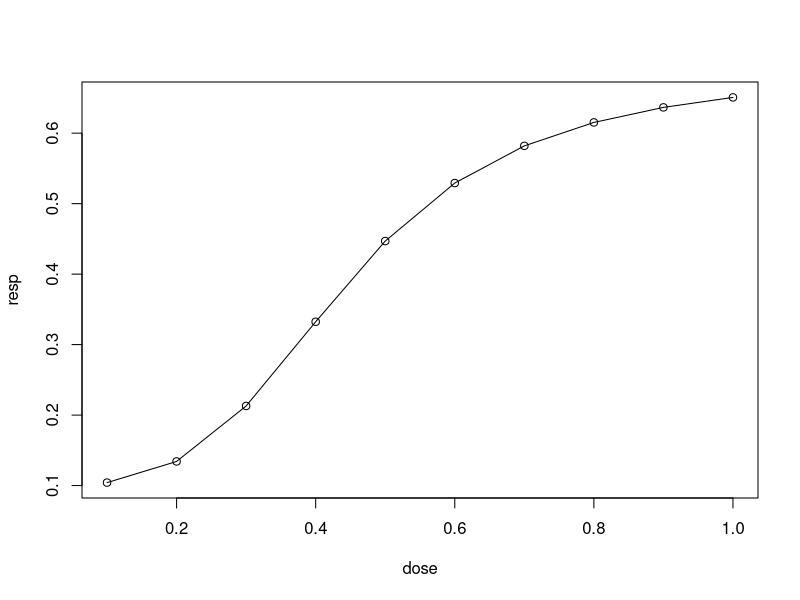
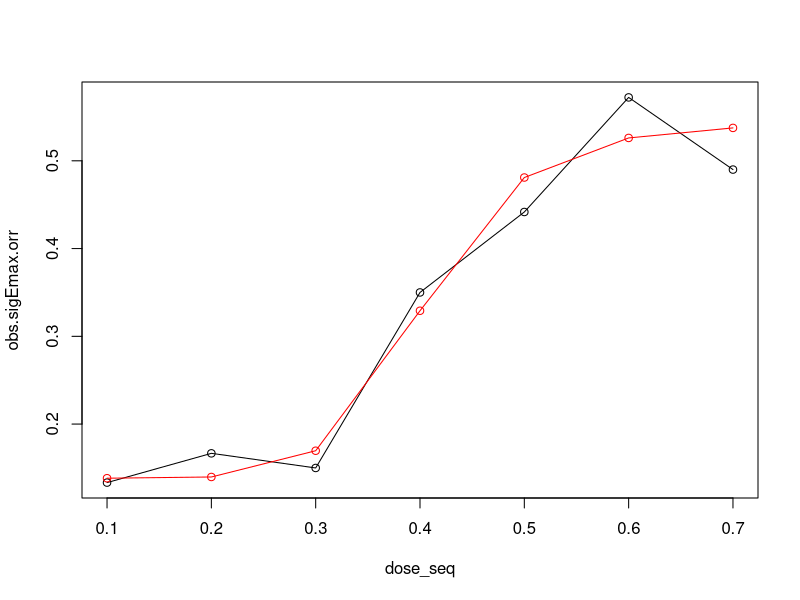
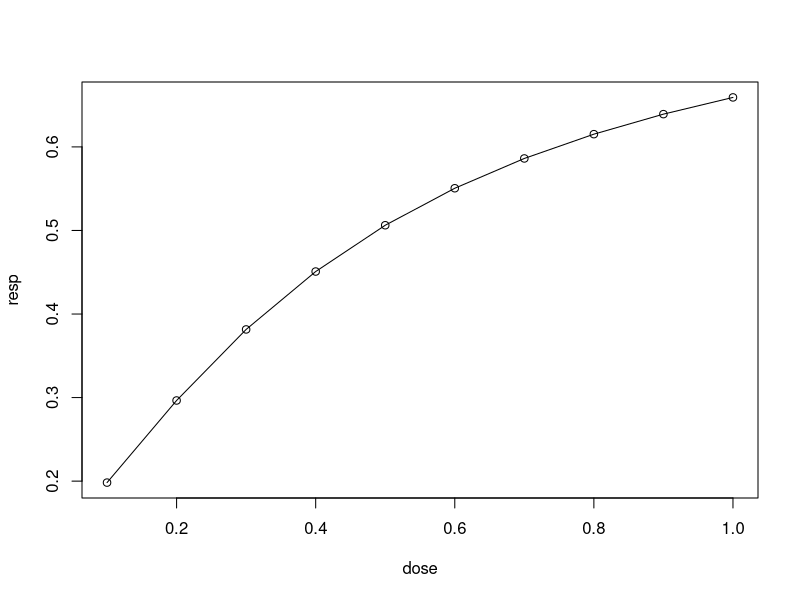
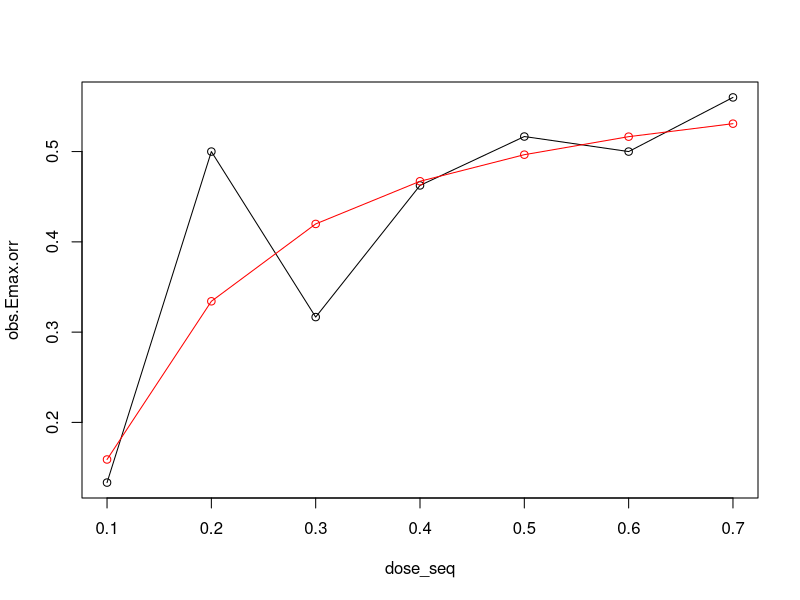
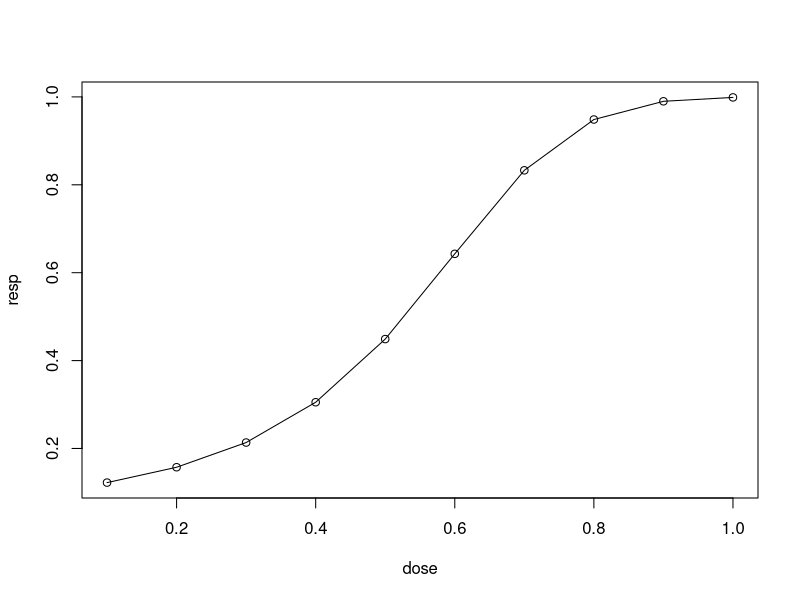
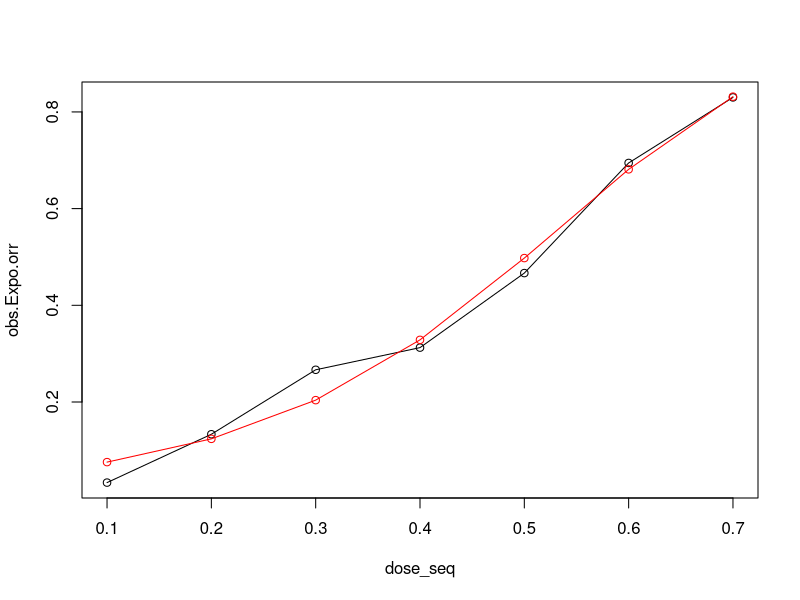
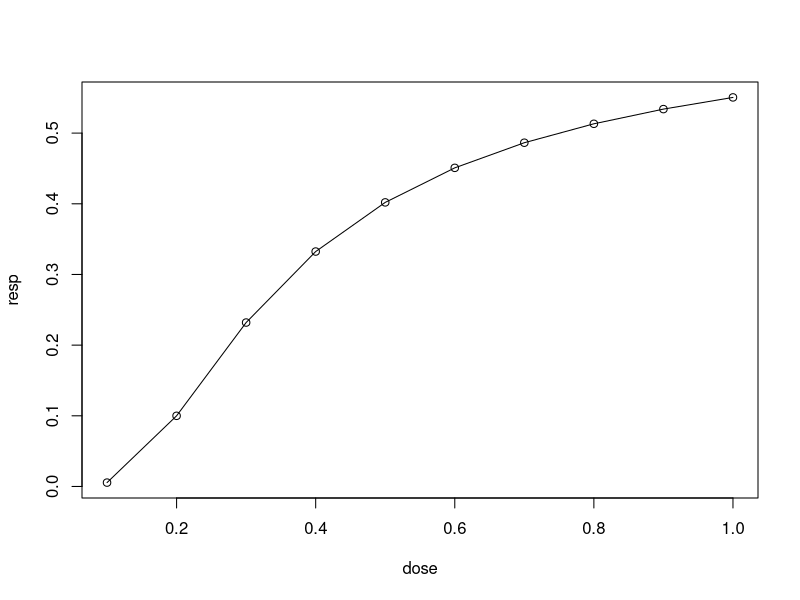
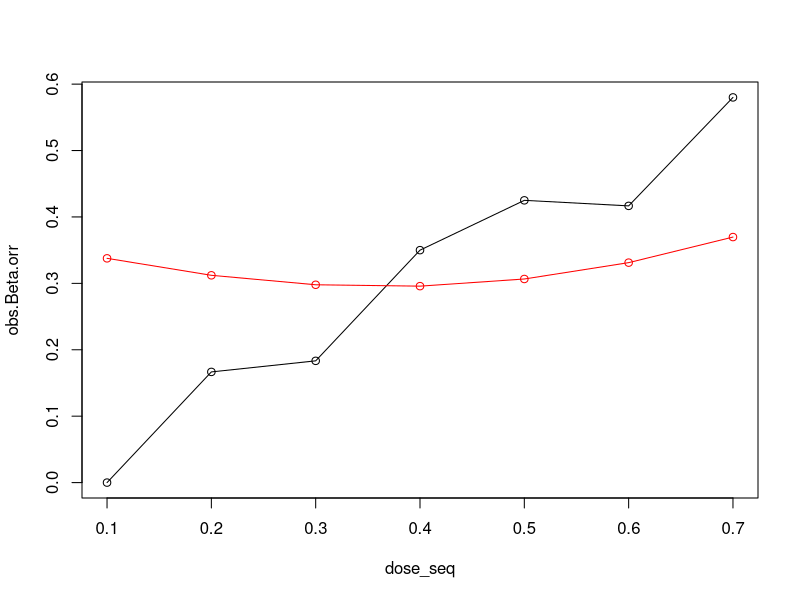

Write R code to recreate these figures, in order.
# rm(list=ls())

set.seed(123456)

####---- basic functions ----

logit <- function(p) {log(p / (1 - p))}

inv_logit <- function(y) {1 / (1 + exp(-y))}

#===========================================================================
# For different models, please refer to: ??DoseFinding::drmodels
#===========================================================================

#---------------------------------------------------------------------------
# Sigmoid Emax Model
#---------------------------------------------------------------------------

# Model: logit(P(Y=1)) = E_0 + (E_max * d^h) / (ED50^h + d^h)

sigEmax <- function(d, e0, emax, ed50, h){
  theta <- e0 + emax*(d^h/(ed50^h + d^h))
  return(theta)
}

# specify model parameter
e0 <- logit(0.1)
emax <- 3
ed50 <- 0.4
h <- 3

# plot the model curve
dose <- c(0.1, 0.2, 0.3, 0.4, 0.5, 0.6, 0.7, 0.8, 0.9, 1)
logit_resp <- mapply(sigEmax, dose, e0, emax, ed50, h)
resp <- inv_logit(logit_resp)
plot(dose, resp)
lines(dose, resp)

# generate binary data using the model
v_dose <- 1:7
dose_seq <- dose[v_dose]
p_true <- resp[v_dose]
n <- c(3,3,6,8,12,18,10,6,3,3)[v_dose]*10    # TODO: why this choice of n?

ds <- NULL
rspd <- NULL
rspd_obs <- NULL

for(i in 1:length(n)){
  ds <- c(ds, rep(dose_seq[i], n[i]))
  tmp <- rbinom(n[i], 1, p_true[i])
  # tmp <- rep(0, n[i])
  # for(j in 1:n[i]){
  #   if(j<=n[i]*p_true[i]) tmp[j] <-1
  #   else break
  # }
  rspd <- c(rspd, tmp)
  rspd_obs <- c(rspd_obs, sum(tmp)/n[i])
}

# plot the observed ORR
df = data.frame(dose=ds, Response = rspd)
obs.sigEmax.orr <- rspd_obs

# log-likelihood function for Sigmoid Emax Model
loglik_sigEmax <- function(para, data){
  e0 <- para[1]
  emax <- para[2]
  ed50 <- para[3]
  h <- para[4]
  
  log_p_y1 <- NULL
  log_p_y0 <- NULL
  
  for(i in 1:dim(data)[1]){
    logit_y1 <- sigEmax(data[i,1], e0, emax, ed50, h)
    p_y1 <- inv_logit(logit_y1)
    p_y0 <- 1-p_y1
    log_p_y1 <- c(log_p_y1, log(p_y1))
    log_p_y0 <- c(log_p_y0, log(p_y0))
  }
  
  loglik <- as.numeric(data[,2]%*%log_p_y1)+as.numeric((1-data[,2])%*%log_p_y0)
  
  return(-loglik)
}

# maximize log-likelihood function i.e. minimize -log-likelihood function
fit.sigEmax.par <- nlminb(start=c(1, 1, 1, 1), objective=loglik_sigEmax, data=df, lower=c(-Inf, -Inf, 0, 0))$par
fit.sigEmax.e0 <- fit.sigEmax.par[1]
fit.sigEmax.emax <- fit.sigEmax.par[2]
fit.sigEmax.ed50 <- fit.sigEmax.par[3]
fit.sigEmax.h <- fit.sigEmax.par[4]

# the fitted ORR for different dose levels
fit.sigEmax.orr <- inv_logit(sigEmax(dose_seq, fit.sigEmax.e0, fit.sigEmax.emax, fit.sigEmax.ed50, fit.sigEmax.h))

plot(dose_seq, obs.sigEmax.orr)
lines(dose_seq, obs.sigEmax.orr)
lines(dose_seq, fit.sigEmax.orr, type='o', col='red')



#---------------------------------------------------------------------------
# Emax Model
#---------------------------------------------------------------------------

# Model: logit(P(Y=1)) = E_0 + (E_max * d) / (ED50 + d)

Emax <- function(d, e0, emax, ed50){
  theta <- e0 + emax*(d/(ed50 + d))
  return(theta)
}

# specify model parameter
e0 <- logit(0.1)
emax <- 4
ed50 <- 0.4

# plot the model curve
dose <- c(0.1, 0.2, 0.3, 0.4, 0.5, 0.6, 0.7, 0.8, 0.9, 1)
logit_resp <- mapply(Emax, dose, e0, emax, ed50)
resp <- inv_logit(logit_resp)
plot(dose, resp)
lines(dose, resp)

# generate binary data using the model
v_dose <- 1:7
dose_seq <- dose[v_dose]
p_true <- resp[v_dose]
n <- c(3,3,6,8,12,18,10,6,3,3)[v_dose]*10

ds <- NULL
rspd <- NULL
rspd_obs <- NULL

for(i in 1:length(n)){
  ds <- c(ds, rep(dose_seq[i], n[i]))
  tmp <- rbinom(n[i], 1, p_true[i])
  # tmp <- rep(0, n[i])
  # for(j in 1:n[i]){
  #   if(j<=n[i]*p_true[i]) tmp[j] <-1
  #   else break
  # }
  rspd <- c(rspd, tmp)
  rspd_obs <- c(rspd_obs, sum(tmp)/n[i])
}

# plot the observed ORR
df = data.frame(dose=ds, Response = rspd)
obs.Emax.orr <- rspd_obs


# log-likelihood function for Emax Model
loglik_Emax <- function(para, data){
  e0 <- para[1]
  emax <- para[2]
  ed50 <- para[3]
  
  log_p_y1 <- NULL
  log_p_y0 <- NULL
  
  for(i in 1:dim(data)[1]){
    logit_y1 <- Emax(data[i,1], e0, emax, ed50)
    p_y1 <- inv_logit(logit_y1)
    p_y0 <- 1-p_y1
    log_p_y1 <- c(log_p_y1, log(p_y1))
    log_p_y0 <- c(log_p_y0, log(p_y0))
  }
  
  loglik <- as.numeric(data[,2]%*%log_p_y1)+as.numeric((1-data[,2])%*%log_p_y0)
  
  return(-loglik)
}

# maximize log-likelihood function i.e. minimize -log-likelihood function
fit.Emax.par <- nlminb(start=c(1, 1, 1), objective=loglik_Emax, data=df, lower=c(-Inf, -Inf, 0))$par
fit.Emax.e0 <- fit.Emax.par[1]
fit.Emax.emax <- fit.Emax.par[2]
fit.Emax.ed50 <- fit.Emax.par[3]

# the fitted ORR for different dose levels
fit.Emax.orr <- inv_logit(Emax(dose_seq, fit.Emax.e0, fit.Emax.emax, fit.Emax.ed50))

plot(dose_seq, obs.Emax.orr)
lines(dose_seq, obs.Emax.orr)
lines(dose_seq, fit.Emax.orr, type='o', col='red')


#---------------------------------------------------------------------------
# Exponential Model
#---------------------------------------------------------------------------

# Model: logit(P(Y=1)) = E_0 + E_1*(exp(d/delta)-1)

Expo <- function(d, e0, e1, delta){
  theta <- e0 + e1*(exp(d/delta)-1)
  return(theta)
}

# specify model parameter
e0 <- logit(0.1)
e1 <- 0.8
delta <- 0.4

# plot the model curve
dose <- c(0.1, 0.2, 0.3, 0.4, 0.5, 0.6, 0.7, 0.8, 0.9, 1)
logit_resp <- mapply(Expo, dose, e0, e1, delta)
resp <- inv_logit(logit_resp)
plot(dose, resp)
lines(dose, resp)

# generate binary data using the model
v_dose <- 1:7
dose_seq <- dose[v_dose]
p_true <- resp[v_dose]
n <- c(3,3,6,8,12,18,10,6,3,3)[v_dose]*10

ds <- NULL
rspd <- NULL
rspd_obs <- NULL

for(i in 1:length(n)){
  ds <- c(ds, rep(dose_seq[i], n[i]))
  tmp <- rbinom(n[i], 1, p_true[i])
  # tmp <- rep(0, n[i])
  # for(j in 1:n[i]){
  #   if(j<=n[i]*p_true[i]) tmp[j] <-1
  #   else break
  # }
  rspd <- c(rspd, tmp)
  rspd_obs <- c(rspd_obs, sum(tmp)/n[i])
}

# plot the observed ORR
df = data.frame(dose=ds, Response = rspd)
obs.Expo.orr <- rspd_obs


# log-likelihood function for Expo Model
loglik_Expo <- function(para, data){
  e0 <- para[1]
  e1 <- para[2]
  delta <- para[3]
  
  log_p_y1 <- NULL
  log_p_y0 <- NULL
  
  for(i in 1:dim(data)[1]){
    logit_y1 <- Expo(data[i,1], e0, e1, delta)
    p_y1 <- inv_logit(logit_y1)
    p_y0 <- 1-p_y1
    log_p_y1 <- c(log_p_y1, log(p_y1))
    log_p_y0 <- c(log_p_y0, log(p_y0))
  }
  
  loglik <- as.numeric(data[,2]%*%log_p_y1)+as.numeric((1-data[,2])%*%log_p_y0)
  
  return(-loglik)
}

# maximize log-likelihood function i.e. minimize -log-likelihood function
fit.Expo.par <- nlminb(start=c(1, 1, 1), objective=loglik_Expo, data=df, lower=c(-Inf, -Inf, 0))$par
fit.Expo.e0 <- fit.Expo.par[1]
fit.Expo.e1 <- fit.Expo.par[2]
fit.Expo.delta <- fit.Expo.par[3]

# the fitted ORR for different dose levels
fit.Expo.orr <- inv_logit(Expo(dose_seq, fit.Expo.e0, fit.Expo.e1, fit.Expo.delta))
plot(dose_seq, obs.Expo.orr)
lines(dose_seq, obs.Expo.orr)
lines(dose_seq, fit.Expo.orr, type='o', col='red')



#---------------------------------------------------------------------------
# Beta Model
#---------------------------------------------------------------------------

# Model: logit(P(Y=1)) = E_0 + E_max*B(delta1, delta2)*(d/scale)^delta1*(1-d/scale)^delta2
# in which: B(delta1, delta2) = (delta1 + delta2)^(delta1 + delta2)/(delta1^delta1 * delta2^delta2)

Beta <- function(d, e0, emax, scale, delta1, delta2){
  Bdelta12 <- (delta1+delta2)^(delta1+delta2)/(delta1^delta1*delta2^delta2)
  theta <- e0 + emax*Bdelta12*(d/scale)^delta1*(1-d/scale)^delta2
  return(theta)
}

# specify model parameter
e0 <- logit(0.1)
emax <- 3
scale <- 0.2
delta1 <- -1
delta2 <- 1


# plot the model curve
dose <- c(0.1, 0.2, 0.3, 0.4, 0.5, 0.6, 0.7, 0.8, 0.9, 1)
logit_resp <- mapply(Beta, dose, e0, emax, scale, delta1, delta2)
resp <- inv_logit(logit_resp)
plot(dose, resp)
lines(dose, resp)

# generate binary data using the model
v_dose <- 1:7
dose_seq <- dose[v_dose]
p_true <- resp[v_dose]
n <- c(3,3,6,8,12,18,10,6,3,3)[v_dose]*10

ds <- NULL
rspd <- NULL
rspd_obs <- NULL

for(i in 1:length(n)){
  ds <- c(ds, rep(dose_seq[i], n[i]))
  tmp <- rbinom(n[i], 1, p_true[i])
  # tmp <- rep(0, n[i])
  # for(j in 1:n[i]){
  #   if(j<=n[i]*p_true[i]) tmp[j] <-1
  #   else break
  # }
  rspd <- c(rspd, tmp)
  rspd_obs <- c(rspd_obs, sum(tmp)/n[i])
}

# plot the observed ORR
df = data.frame(dose=ds, Response = rspd)
obs.Beta.orr <- rspd_obs


# log-likelihood function for Beta Model
loglik_Beta <- function(para, data){
  e0 <- para[1]
  emax <- para[2]
  scale <- para[3]
  delta1 <- para[4]
  delta2 <- para[5]
  
  log_p_y1 <- NULL
  log_p_y0 <- NULL
  
  for(i in 1:dim(data)[1]){
    logit_y1 <- Beta(data[i,1], e0, emax, scale, delta1, delta2)
    p_y1 <- inv_logit(logit_y1)
    p_y0 <- 1-p_y1
    log_p_y1 <- c(log_p_y1, log(p_y1))
    log_p_y0 <- c(log_p_y0, log(p_y0))
  }
  
  loglik <- as.numeric(data[,2]%*%log_p_y1)+as.numeric((1-data[,2])%*%log_p_y0)
  
  return(-loglik)
}

# maximize log-likelihood function i.e. minimize -log-likelihood function
fit.Beta.par <- nlminb(start=c(1, 1, 1, 1, 1), objective=loglik_Beta, data=df, lower=c(-Inf, -Inf, 0, -Inf, -Inf))$par
fit.Beta.e0 <- fit.Beta.par[1]
fit.Beta.emax <- fit.Beta.par[2]
fit.Beta.scale <- fit.Beta.par[3]
fit.Beta.delta1 <- fit.Beta.par[4]
fit.Beta.delta2 <- fit.Beta.par[5]

# the fitted ORR for different dose levels
fit.Beta.orr <- inv_logit(Beta(dose_seq, fit.Beta.e0, fit.Beta.emax, fit.Beta.scale, fit.Beta.delta1, fit.Beta.delta2))

plot(dose_seq, obs.Beta.orr)
lines(dose_seq, obs.Beta.orr)
lines(dose_seq, fit.Beta.orr, type='o', col='red')


#---------------------------------------------------------------------------
# Linear Model
#---------------------------------------------------------------------------

# Model: logit(P(Y=1)) = E_0 + delta*d

Linear <- function(d, e0, delta){
  theta <- e0 + delta*d
  return(theta)
}

# specify model parameter
e0 <- logit(0.1)
delta <- 3


# plot the model curve
dose <- c(0.1, 0.2, 0.3, 0.4, 0.5, 0.6, 0.7, 0.8, 0.9, 1)
logit_resp <- mapply(Linear, dose, e0, delta)
resp <- inv_logit(logit_resp)
plot(dose, resp)
lines(dose, resp)

# generate binary data using the model
v_dose <- 1:7
dose_seq <- dose[v_dose]
p_true <- resp[v_dose]
n <- c(3,3,6,8,12,18,10,6,3,3)[v_dose]*10

ds <- NULL
rspd <- NULL
rspd_obs <- NULL

for(i in 1:length(n)){
  ds <- c(ds, rep(dose_seq[i], n[i]))
  tmp <- rbinom(n[i], 1, p_true[i])
  # tmp <- rep(0, n[i])
  # for(j in 1:n[i]){
  #   if(j<=n[i]*p_true[i]) tmp[j] <-1
  #   else break
  # }
  rspd <- c(rspd, tmp)
  rspd_obs <- c(rspd_obs, sum(tmp)/n[i])
}

# plot the observed ORR
df = data.frame(dose=ds, Response = rspd)
obs.Linear.orr <- rspd_obs
plot(dose_seq, obs.Linear.orr)
lines(dose_seq, obs.Linear.orr)

# log-likelihood function for Linear Model
loglik_Linear <- function(para, data){
  e0 <- para[1]
  delta <- para[2]
  
  log_p_y1 <- NULL
  log_p_y0 <- NULL
  
  for(i in 1:dim(data)[1]){
    logit_y1 <- Linear(data[i,1], e0, delta)
    p_y1 <- inv_logit(logit_y1)
    p_y0 <- 1-p_y1
    log_p_y1 <- c(log_p_y1, log(p_y1))
    log_p_y0 <- c(log_p_y0, log(p_y0))
  }
  
  loglik <- as.numeric(data[,2]%*%log_p_y1)+as.numeric((1-data[,2])%*%log_p_y0)
  
  return(-loglik)
}

# maximize log-likelihood function i.e. minimize -log-likelihood function
fit.Linear.par <- nlminb(start=c(1, 1), objective=loglik_Linear, data=df, lower=c(-Inf, 0))$par
fit.Linear.e0 <- fit.Linear.par[1]
fit.Linear.delta <- fit.Linear.par[2]


# the fitted ORR for different dose levels
fit.Linear.orr <- inv_logit(Linear(dose_seq, fit.Linear.e0, fit.Linear.delta))




#---------------------------------------------------------------------------
# Linear in log Model
#---------------------------------------------------------------------------

# Model: logit(P(Y=1)) = E_0 + delta*log(d+offset)

LinearLog <- function(d, e0, delta, offset){
  theta <- e0 + delta*d
  return(theta)
}

# specify model parameter
e0 <- logit(0.1)
delta <- 3
offset <- exp(0.1)


# plot the model curve
dose <- c(0.1, 0.2, 0.3, 0.4, 0.5, 0.6, 0.7, 0.8, 0.9, 1)
logit_resp <- mapply(LinearLog, dose, e0, delta, offset)
resp <- inv_logit(logit_resp)
plot(dose, resp)
lines(dose, resp)

# generate binary data using the model
v_dose <- 1:7
dose_seq <- dose[v_dose]
p_true <- resp[v_dose]
n <- c(3,3,6,8,12,18,10,6,3,3)[v_dose]*10

ds <- NULL
rspd <- NULL
rspd_obs <- NULL

for(i in 1:length(n)){
  ds <- c(ds, rep(dose_seq[i], n[i]))
  tmp <- rbinom(n[i], 1, p_true[i])
  # tmp <- rep(0, n[i])
  # for(j in 1:n[i]){
  #   if(j<=n[i]*p_true[i]) tmp[j] <-1
  #   else break
  # }
  rspd <- c(rspd, tmp)
  rspd_obs <- c(rspd_obs, sum(tmp)/n[i])
}

# plot the observed ORR
df = data.frame(dose=ds, Response = rspd)
obs.LinearLog.orr <- rspd_obs
plot(dose_seq, obs.LinearLog.orr)
lines(dose_seq, obs.LinearLog.orr)

# log-likelihood function for LinearLog Model
loglik_LinearLog <- function(para, data){
  e0 <- para[1]
  delta <- para[2]
  offset <- para[3]
  
  log_p_y1 <- NULL
  log_p_y0 <- NULL
  
  for(i in 1:dim(data)[1]){
    logit_y1 <- LinearLog(data[i,1], e0, delta, offset)
    p_y1 <- inv_logit(logit_y1)
    p_y0 <- 1-p_y1
    log_p_y1 <- c(log_p_y1, log(p_y1))
    log_p_y0 <- c(log_p_y0, log(p_y0))
  }
  
  loglik <- as.numeric(data[,2]%*%log_p_y1)+as.numeric((1-data[,2])%*%log_p_y0)
  
  return(-loglik)
}

# maximize log-likelihood function i.e. minimize -log-likelihood function
fit.LinearLog.par <- nlminb(start=c(1, 1, 1), objective=loglik_LinearLog, data=df, lower=c(-Inf, 0, 0))$par
fit.LinearLog.e0 <- fit.LinearLog.par[1]
fit.LinearLog.delta <- fit.LinearLog.par[2]
fit.LinearLog.offset <- fit.LinearLog.par[2]


# the fitted ORR for different dose levels
fit.LinearLog.orr <- inv_logit(LinearLog(dose_seq, fit.LinearLog.e0, fit.LinearLog.delta, fit.LinearLog.offset))




#---------------------------------------------------------------------------
# Logistic Model
#---------------------------------------------------------------------------

# Model: logit(P(Y=1)) = E_0 + E_max / (1 + exp(ED50-d)/delta)

Logistic <- function(d, e0, emax, ed50, delta){
  theta <- e0 + emax/(1+exp(ed50-d)/delta)
  return(theta)
}

# specify model parameter
e0 <- logit(0.1)
emax <- 3
ed50 <- 0.4
delta <- 1.5


# plot the model curve
dose <- c(0.1, 0.2, 0.3, 0.4, 0.5, 0.6, 0.7, 0.8, 0.9, 1)
logit_resp <- mapply(Logistic, dose, e0, emax, ed50, delta)
resp <- inv_logit(logit_resp)
plot(dose, resp)
lines(dose, resp)

# generate binary data using the model
v_dose <- 1:7
dose_seq <- dose[v_dose]
p_true <- resp[v_dose]
n <- c(3,3,6,8,12,18,10,6,3,3)[v_dose]*10

ds <- NULL
rspd <- NULL
rspd_obs <- NULL

for(i in 1:length(n)){
  ds <- c(ds, rep(dose_seq[i], n[i]))
  tmp <- rbinom(n[i], 1, p_true[i])
  # tmp <- rep(0, n[i])
  # for(j in 1:n[i]){
  #   if(j<=n[i]*p_true[i]) tmp[j] <-1
  #   else break
  # }
  rspd <- c(rspd, tmp)
  rspd_obs <- c(rspd_obs, sum(tmp)/n[i])
}

# plot the observed ORR
df = data.frame(dose=ds, Response = rspd)
obs.Logistic.orr <- rspd_obs
plot(dose_seq, obs.Logistic.orr)
lines(dose_seq, obs.Logistic.orr)

# log-likelihood function for Logistic Model
loglik_Logistic <- function(para, data){
  e0 <- para[1]
  emax <- para[2]
  ed50 <- para[3]
  delta <- para[4]
  
  log_p_y1 <- NULL
  log_p_y0 <- NULL
  
  for(i in 1:dim(data)[1]){
    logit_y1 <- Logistic(data[i,1], e0, emax, ed50, delta)
    p_y1 <- inv_logit(logit_y1)
    p_y0 <- 1-p_y1
    log_p_y1 <- c(log_p_y1, log(p_y1))
    log_p_y0 <- c(log_p_y0, log(p_y0))
  }
  
  loglik <- as.numeric(data[,2]%*%log_p_y1)+as.numeric((1-data[,2])%*%log_p_y0)
  
  return(-loglik)
}

# maximize log-likelihood function i.e. minimize -log-likelihood function
fit.Logistic.par <- nlminb(start=c(1, 1, 1, 1), objective=loglik_Logistic , data=df, lower=c(-Inf, -Inf, 0, 0))$par
fit.Logistic.e0 <- fit.Logistic.par[1]
fit.Logistic.emax <- fit.Logistic.par[2]
fit.Logistic.ed50 <- fit.Logistic.par[3]
fit.Logistic.delta <- fit.Logistic.par[4]


# the fitted ORR for different dose levels
fit.Logistic.orr <- inv_logit(Logistic(dose_seq, fit.Logistic.e0, fit.Logistic.emax, fit.Logistic.ed50, fit.Logistic.delta))




#---------------------------------------------------------------------------
# Quadratic Model
#---------------------------------------------------------------------------

# Model: logit(P(Y=1)) = E_0 + beta_1*d + beta_2*d^2

Quadratic <- function(d, e0, beta1, beta2){
  theta <- e0 + beta1*d + beta2*d^2
  return(theta)
}

# specify model parameter
e0 <- logit(0.1)
beta1 <- 2
beta2 <- 0.5


# plot the model curve
dose <- c(0.1, 0.2, 0.3, 0.4, 0.5, 0.6, 0.7, 0.8, 0.9, 1)
logit_resp <- mapply(Quadratic, dose, e0, beta1, beta2)
resp <- inv_logit(logit_resp)
plot(dose, resp)
lines(dose, resp)

# generate binary data using the model
v_dose <- 1:7
dose_seq <- dose[v_dose]
p_true <- resp[v_dose]
n <- c(3,3,6,8,12,18,10,6,3,3)[v_dose]*10

ds <- NULL
rspd <- NULL
rspd_obs <- NULL

for(i in 1:length(n)){
  ds <- c(ds, rep(dose_seq[i], n[i]))
  tmp <- rbinom(n[i], 1, p_true[i])
  # tmp <- rep(0, n[i])
  # for(j in 1:n[i]){
  #   if(j<=n[i]*p_true[i]) tmp[j] <-1
  #   else break
  # }
  rspd <- c(rspd, tmp)
  rspd_obs <- c(rspd_obs, sum(tmp)/n[i])
}

# plot the observed ORR
df = data.frame(dose=ds, Response = rspd)
obs.Quadratic.orr <- rspd_obs
plot(dose_seq, obs.Logistic.orr)
lines(dose_seq, obs.Logistic.orr)

# log-likelihood function for Quadratic Model
loglik_Quadratic <- function(para, data){
  e0 <- para[1]
  beta1 <- para[2]
  beta2 <- para[3]
  
  log_p_y1 <- NULL
  log_p_y0 <- NULL
  
  for(i in 1:dim(data)[1]){
    logit_y1 <- Quadratic(data[i,1], e0, beta1, beta2)
    p_y1 <- inv_logit(logit_y1)
    p_y0 <- 1-p_y1
    log_p_y1 <- c(log_p_y1, log(p_y1))
    log_p_y0 <- c(log_p_y0, log(p_y0))
  }
  
  loglik <- as.numeric(data[,2]%*%log_p_y1)+as.numeric((1-data[,2])%*%log_p_y0)
  
  return(-loglik)
}

# maximize log-likelihood function i.e. minimize -log-likelihood function
fit.Quadratic.par <- nlminb(start=c(1, 1, 1), objective=loglik_Quadratic , data=df, lower=c(-Inf, 0, 0))$par
fit.Quadratic.e0 <- fit.Quadratic.par[1]
fit.Quadratic.beta1 <- fit.Quadratic.par[2]
fit.Quadratic.beta2 <- fit.Quadratic.par[3]


# the fitted ORR for different dose levels
fit.Quadratic.orr <- inv_logit(Quadratic(dose_seq, fit.Quadratic.e0, fit.Quadratic.beta1, fit.Quadratic.beta2))


